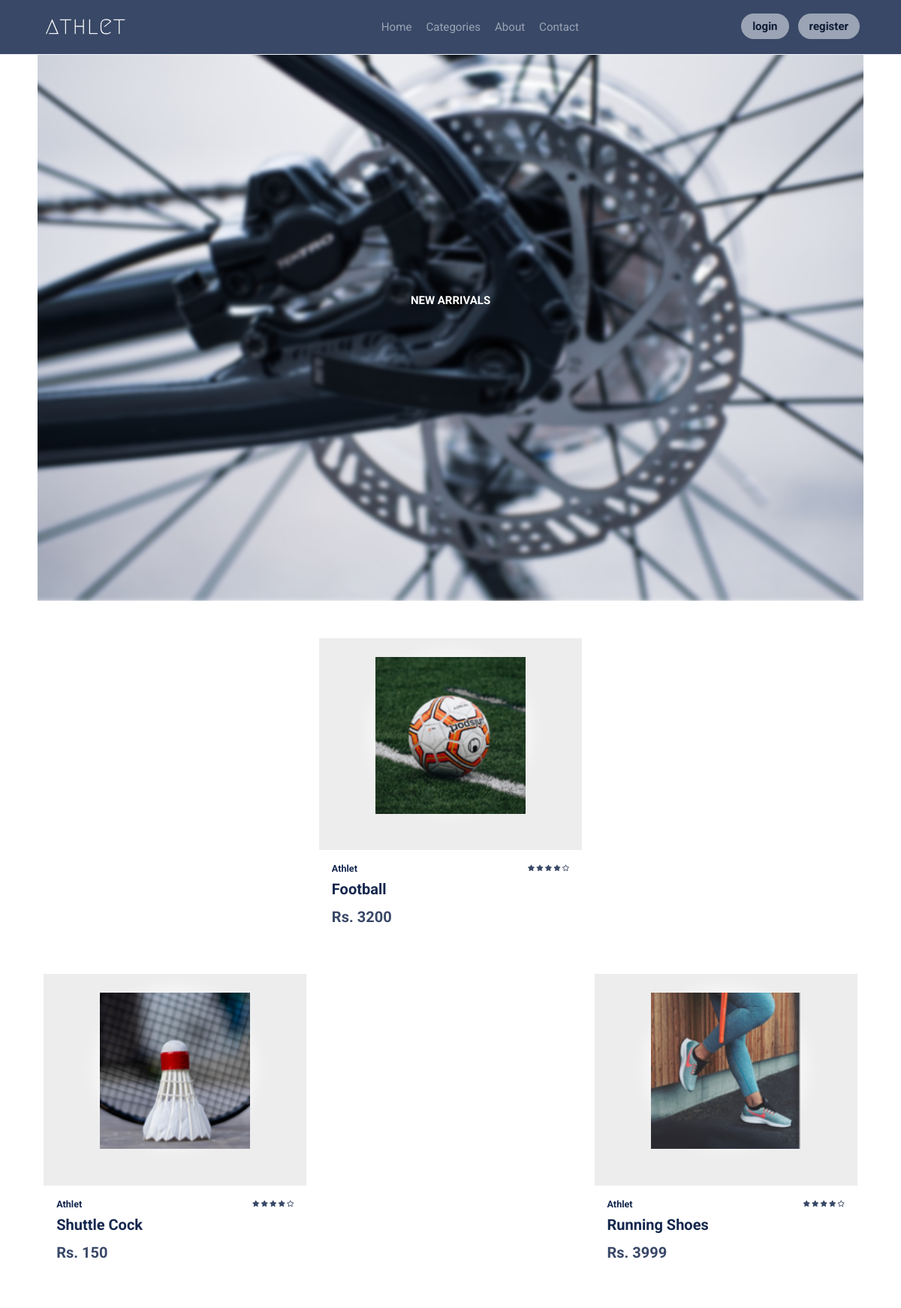
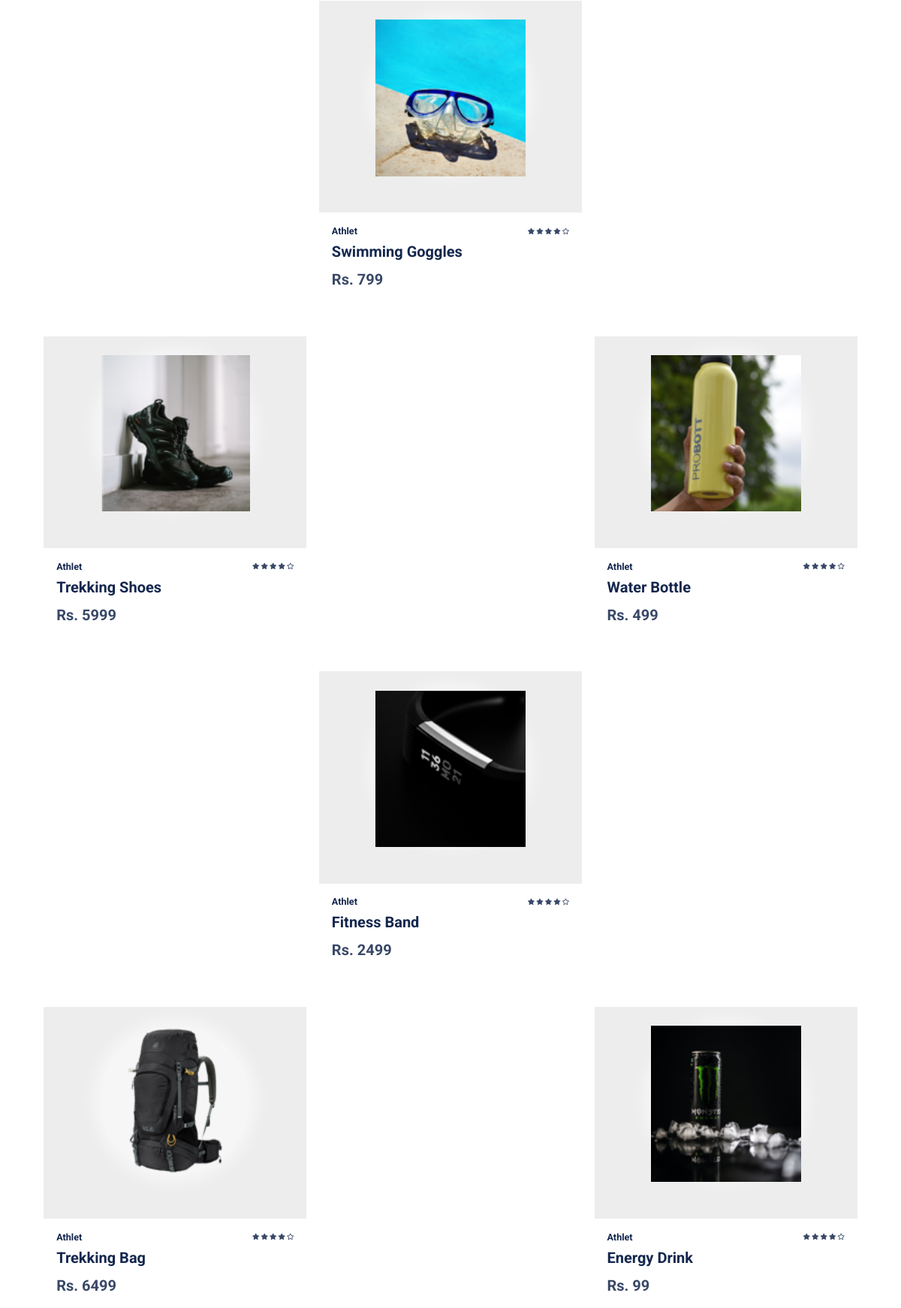
/product (upper part), run on the app's committed database (2 pictures, top to bottom).
### Ecommerce_pkg/models.py (models this page shows, shortened)
class Addproducts(db.Model):
    id = db.Column(db.Integer, primary_key=True)
    name = db.Column(db.String(80), nullable=False)
    description = db.Column(db.Text, nullable=False)
    price = db.Column(db.String(5),nullable=False)
    category = db.Column(db.String(20),nullable=False)
    cartitem = db.relationship('Cart',backref=db.backref('product', lazy=True))
    image = db.Column(db.String(50),nullable=False)

### Ecommerce_pkg/routes.py (the view)
@app.route("/product")
def product():
    products = Addproducts.query.all()
    return render_template('product.html', products=products)

### Ecommerce_pkg/templates/product.html (shortened to what this page needs)
<!DOCTYPE html>
<html lang="en">
<head>
    <link rel="stylesheet" href="https://cdnjs.cloudflare.com/ajax/libs/font-awesome/5.15.4/css/all.min.css">
	<link rel = "stylesheet" href="{{ url_for('static', filename='css/style.css') }}" />
    <link rel = "stylesheet" href="{{ url_for('static', filename='css/product.css') }}" />
</head>
<body>
	<div class="header">
		<a href="{{ url_for('home') }}" class="logo">
			<img src="{{ url_for('static', filename='images/2.png')}}" alt="logo">
		</a>
		<nav class="navbar">
			<a href="{{url_for('home')}}">Home</a>
			<a href="#" class="cat">Categories</a>
			<a href="#">About</a>
			<a href="#">Contact</a>
		</nav>
		<div class="icons">
			{% if current_user.is_authenticated %}
			{% if current_user.email == "nitin@gmail.com" %}
			<a href="#">
				<div class="fas fa-search" id="search-btn"></div>
			</a>
			<div class="fas fa-shopping-cart" id="cart-btn"></div>
			<a class="head-btn" href="{{url_for('logout')}}">logout</a>
			<a class="head-btn" href="{{url_for('account')}}">account</a>
			<a class="head-btn" href="{{url_for('addproduct')}}">Add Products</a>
			{% else %}
			<a href="#">
				<div class="fas fa-search" id="search-btn"></div>
			</a>
			<div class="fas fa-shopping-cart" id="cart-btn"></div>
			<a class="head-btn" href="{{url_for('logout')}}">logout</a>
			<a class="head-btn" href="{{url_for('account')}}">account</a>
			{% endif %}
			{% else %}
			<a class="head-btn" href="{{url_for('login')}}">login</a>
			<a class="head-btn" href="{{url_for('register')}}">register</a>
			{% endif %}
		</div>
	</div>
    <div class="home">
        <div class="text">
            <h5>NEW ARRIVALS</h5>
        </div>
    </div>
	<br><br>
    <div class = "product-items">
		{% for product in products %}
		<a href="{{url_for('singleproduct', product_id=product.id)}}">
			<div class="product">
				<div class="product-content">
					<div class="product-img">
						<img src="{{url_for('static', filename='/images/uploads/'+product.image)}}" alt="product image">
					</div>
				</div>
				<div class="product-info">
					<div class="product-info-top">
						<h2 class="sm-title">Athlet</h2>
						<div class="rating">
							<span><i class="fas fa-star"></i></span>
							<span><i class="fas fa-star"></i></span>
							<span><i class="fas fa-star"></i></span>
							<span><i class="fas fa-star"></i></span>
							<span><i class="far fa-star"></i></span>
						</div>
					</div>
					<h1>{{ product.name }}</h1>
					<p class="product-price">{{ product.price }}</p>
				</div>
			</div>
		</a>
		{% endfor %}
    </div>
</body>
</html>

### Ecommerce_pkg/static/css/style.css (style rules this page uses)
:root { --main-color:#9BA4B4; --black:#14274E; --bg:#394867; --light : #F1F6F9; --border:.1rem solid #F1F6F9; }
a { text-decoration: none; }
* { font-family: 'Roboto', sans-serif; margin:0; padding:0; box-sizing: border-box; outline: none; border:none; text-decoration: none; }
html { font-size: 52.5%; overflow-x: hidden; scroll-padding-top: 9rem; scroll-behavior: smooth; }
body { margin: 0 50px; }
.header { background: var(--bg); position: fixed; display: flex; align-items: center; justify-content: space-between; padding:15px 50px; border-bottom: var(--border); position: fixed; top:0; left: 0; right: 0; z-index: 1000; }
.header .logo img { height: 5rem; }
.header .navbar { padding-left: 120px; }
.header .navbar a { margin:0 1rem; font-size: 1.8rem; color:var(--main-color); }
.home { background-image: url(../images/home.png); width: 100%; height: 100vh; background-size: cover; background-position: top center; display: flex; flex-direction: row; justify-content: center; text-align: center; align-items: center; }
.home .text { margin:15%; color: #fff; }
.home .text h5 { font-size: 15px; }
.head-btn { padding: 8px 15px; color: #0f1c36; background: #9BA4B4; border-radius: 18px; margin: 0 5px; font-size: 15px; font-weight: bold; line-height: 10px; }

### Ecommerce_pkg/static/css/product.css (style rules this page uses)
:root { --white-light: rgba(255, 255, 255, 0.5); --alice-blue: #f8f9fa; --carribean-green: #394867; --gray: #ededed; }
* { padding: 0; margin: 0; box-sizing: border-box; }
body { font-family: 'Quicksand', sans-serif; }
img { width: 100%; display: block; }
.product h1 { font-size: 20px; margin: 8px 0; color: #14274E; }
.slider p, h2 { color: #14274E; }
.product { margin: 2rem; position: relative; }
.product-content { background: var(--gray); padding: 3rem 0.5rem 2rem 0.5rem; cursor: pointer; }
.product-img { background: var(--white-light); box-shadow: 0 0 20px 10px var(--white-light); width: 200px; height: 200px; margin: 0 auto; border-radius: 50%; transition: background 0.5s ease; }
.product-content img { margin-bottom: 30px; }
.product-info { background: white; padding: 2rem; }
.product-info-top { display: flex; justify-content: space-between; align-items: center; }
.rating span { color: var(--carribean-green); }
.product-price { padding-top: 0.6rem; padding-right: 0.6rem; display: inline-block; font-size: 20px; font-weight: bold; color: #394867; }
.product { margin-top: 30px; }
.product-img img { transition: transform 0.6s ease; }
@media screen and (min-width: 992px) { .product-items { display: grid; grid-template-columns: repeat(2, 1fr); } }
@media screen and (min-width: 1200px) { .product-items { grid-template-columns: repeat(3, 1fr); } }
@media screen and (min-width: 1200px) { .product { margin-right: 1rem; margin-left: 1rem; } }

### data on the page
Addproducts: image (picture), name "Football", price "Rs. 3200"
Addproducts: image (picture), name "Shuttle Cock", price "Rs. 150"
Addproducts: image (picture), name "Running Shoes", price "Rs. 3999"
Addproducts: image (picture), name "Swimming Goggles", price "Rs. 799"
Addproducts: image (picture), name "Trekking Shoes", price "Rs. 5999"
Addproducts: image (picture), name "Water Bottle", price "Rs. 499"
Addproducts: image (picture), name "Fitness Band", price "Rs. 2499"
Addproducts: image (picture), name "Trekking Bag", price "Rs. 6499"
Addproducts: image (picture), name "Energy Drink", price "Rs. 99"
